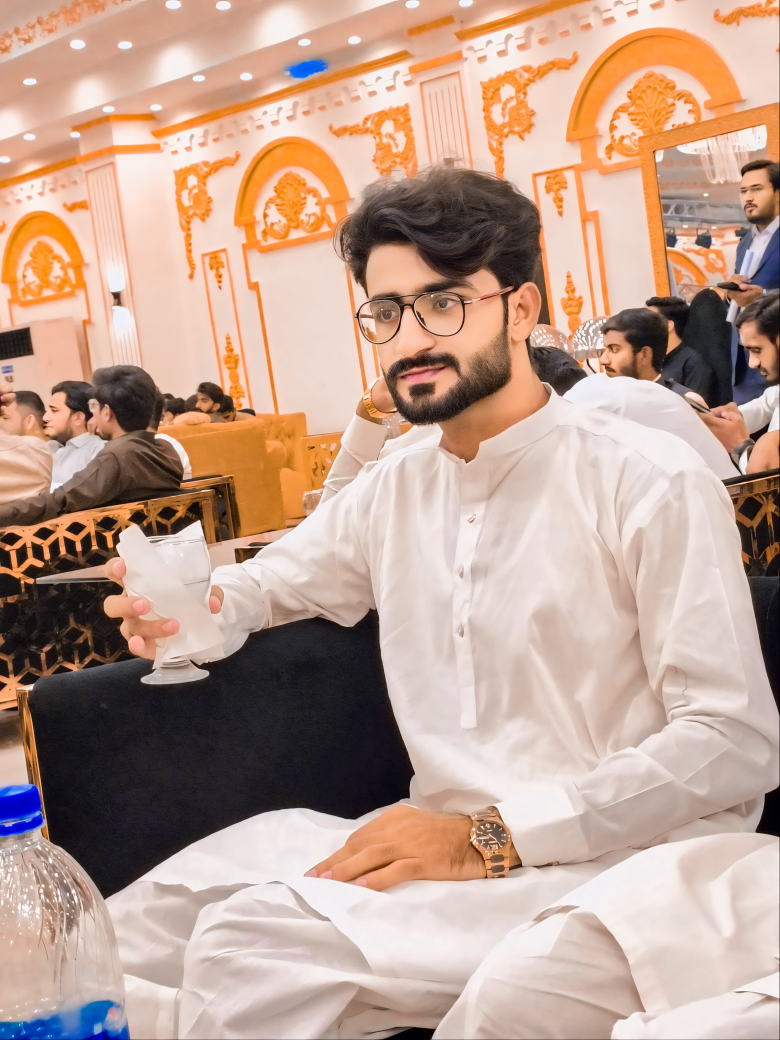
#> input picture WhatsApp Image 2024-08-30 at 10.03.11 PM.jpeg, 3120 x 4160 px (shown at 1/4 size)
$ jupyter execute --allow-errors 'Topic 4. Draw Circle And Ellipse and Image  Draw Polygons on image .ipynb'
#> lines starting #> are read from the running program, lines starting #| are printed output that depends on the picture
# Draw Circle And Ellipse on Image

[cell 1]
import cv2

# Circle

[cell 2]
old_img = cv2.imread("WhatsApp Image 2024-08-30 at 10.03.11 PM.jpeg")
#> old_img is the input picture: shape (4160, 3120, 3); mean B, G, R 145.7, 161.3, 191.2
old_img = cv2.resize(old_img, (600, 500))
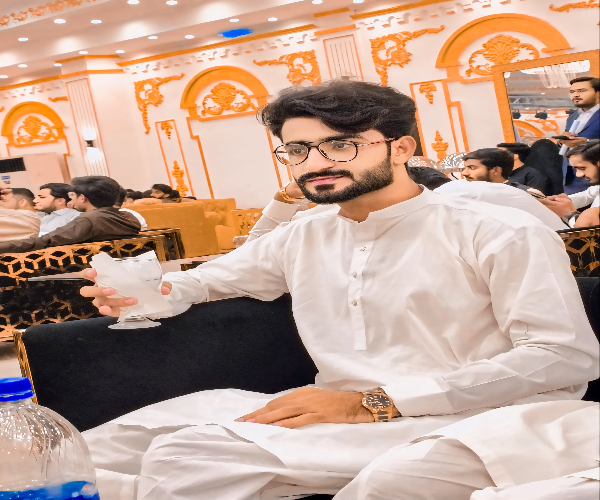
#> old_img: shape (500, 600, 3); mean B, G, R 145.7, 161.3, 191.2

new_img = cv2.circle(img=old_img, center=(330, 150), radius=80, color=(0, 255,0), thickness=2, lineType=16)

cv2.imshow("Draw Circle", old_img)
cv2.waitKey(0)
cv2.destroyAllWindows()

# Elipse

[cell 3]
old_img = cv2.imread("WhatsApp Image 2024-08-30 at 10.03.11 PM.jpeg")
old_img = cv2.resize(old_img, (600, 500))

txt = cv2.putText(img=old_img, text="Eisa Baloch", org=(380,160), fontFace=2, fontScale=1, color=(0, 255, 0) , thickness=2, lineType=16, bottomLeftOrigin=False)

new_img = cv2.ellipse(img=txt, center=(330, 150),axes=(60, 80), angle=(20), startAngle=0, endAngle=330, color=(0, 255, 0),  thickness=4, lineType=16)


cv2.imshow("Draw Circle", old_img)

cv2.waitKey(0)
cv2.destroyAllWindows()

#> (a cell that did not finish here is left out)

# Draw Polygons on image

[cell 5]
import numpy as np
import cv2

[cell 6]
old_img = cv2.imread("images (7).jpg")
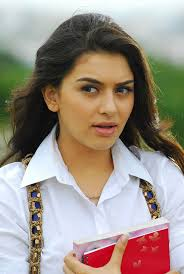
#> input picture images (7).jpg, 184 x 274 px
#> old_img is the input picture: shape (274, 184, 3); mean B, G, R 135.1, 144.7, 156.5
old_img = cv2.resize(old_img , (400 , 600))
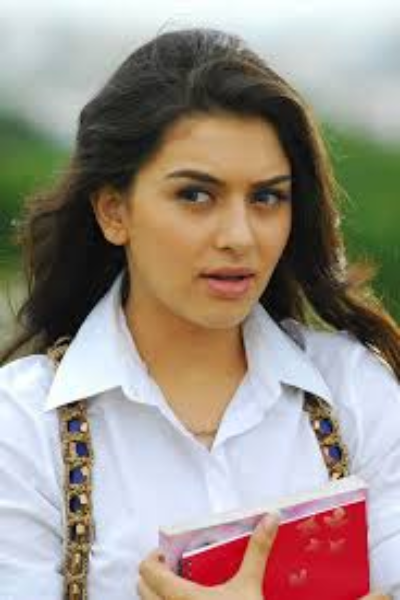
#> old_img: shape (600, 400, 3); mean B, G, R 134.9, 144.6, 156.4

new_img  = cv2.polylines(img=old_img,
                         pts=[np.array(([[100,200] , [150 , 100] , [300 , 200] , [300 , 500] ,[100,500]]))],
                         isClosed= True, color=(0 ,255 ,0), thickness=4, lineType=16)
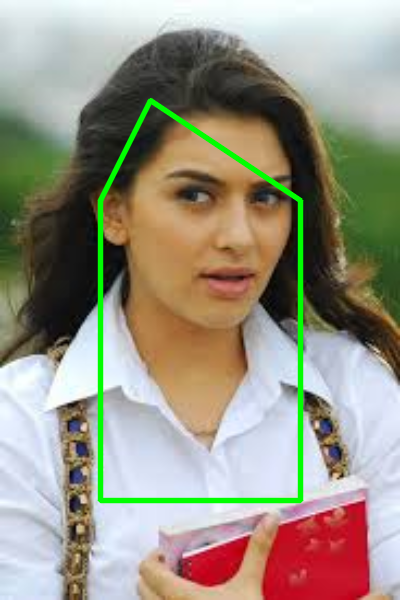
#> new_img: shape (600, 400, 3); mean B, G, R 131.4, 147.4, 152.8

cv2.imshow("Draw Polygons on image", new_img)
cv2.waitKey(0)
cv2.destroyAllWindows()
# cv2.destroyAllWindow()
